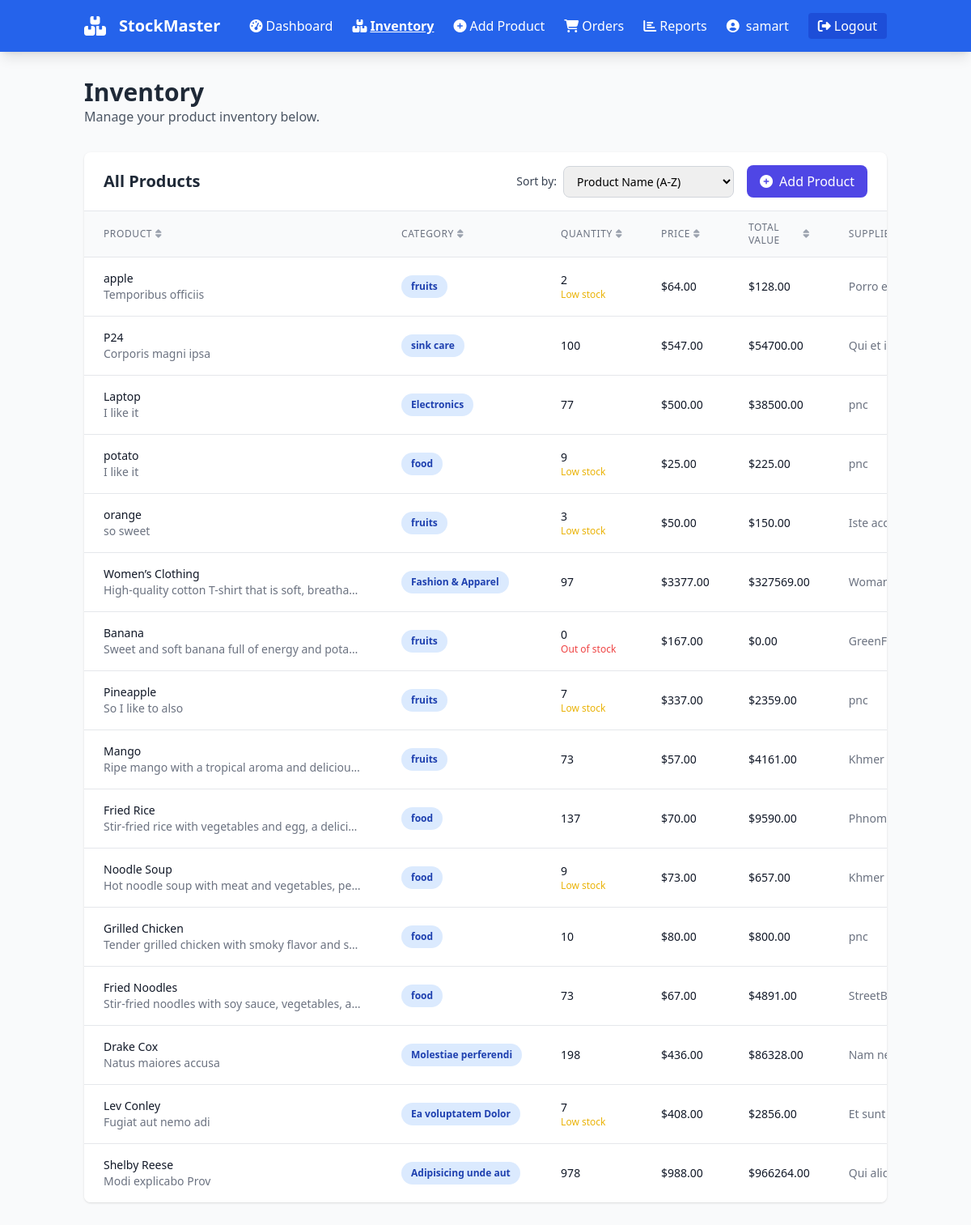
Before: /inventory (signed in) with the older database file.
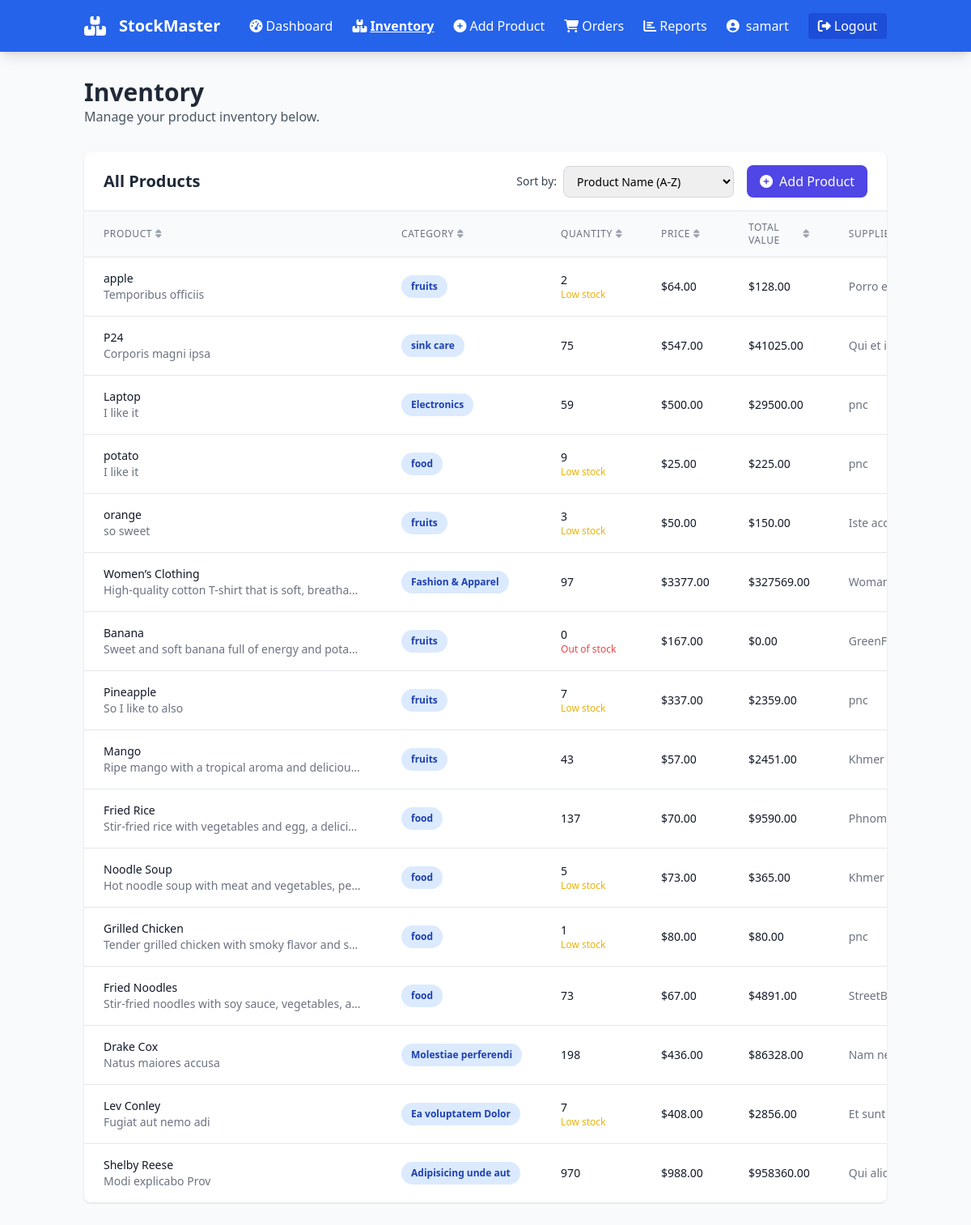
After: the same page with the newer database file.
### models.py (models this page shows, shortened)
class User(UserMixin, db.Model):
    id = db.Column(db.Integer, primary_key=True)
    username = db.Column(db.String(80), unique=True, nullable=False)
    email = db.Column(db.String(120), unique=True, nullable=False)
    password_hash = db.Column(db.String(128))
    created_at = db.Column(db.DateTime, default=datetime.utcnow)
    products = db.relationship('Product', backref='user', lazy=True)
    orders = db.relationship('Order', backref='user', lazy=True)

class Product(db.Model):
    id = db.Column(db.Integer, primary_key=True)
    name = db.Column(db.String(100), nullable=False)
    category = db.Column(db.String(50))
    quantity = db.Column(db.Integer, nullable=False)
    price = db.Column(db.Float, nullable=False)
    supplier = db.Column(db.String(100))
    description = db.Column(db.Text)
    created_at = db.Column(db.DateTime, default=datetime.utcnow)
    updated_at = db.Column(db.DateTime, default=datetime.utcnow, onupdate=datetime.utcnow)
    user_id = db.Column(db.Integer, db.ForeignKey('user.id'), nullable=False)

### app.py (the view)
@app.route('/inventory')
@login_required
def inventory():
    products = Product.query.filter_by(user_id=current_user.id).all()
    return render_template('inventory.html', products=products)

### app.py (called while the page is built)
@login_manager.user_loader
def load_user(user_id):
    return User.query.get(int(user_id))

### templates/inventory.html (shortened to what this page needs)
{% extends "base.html" %}
{% block content %}
<div class="mb-8">
    <h1 class="text-3xl font-bold text-gray-800">Inventory</h1>
    <p class="text-gray-600">Manage your product inventory below.</p>
</div>
<div class="bg-white rounded-lg shadow overflow-hidden">
    <div class="px-6 py-4 border-b border-gray-200 flex justify-between items-center">
        <h2 class="text-xl font-semibold text-gray-800">All Products</h2>
        <div class="flex items-center space-x-4">
            <div class="flex items-center">
                <label for="sort-select" class="text-sm font-medium text-gray-700 mr-2">Sort by:</label>
                <select id="sort-select" class="border border-gray-300 rounded-lg px-3 py-2 text-sm focus:outline-none focus:ring-2 focus:ring-indigo-500">
                    <option value="name-asc">Product Name (A-Z)</option>
                </select>
            </div>
            <a href="{{ url_for('add_product') }}"
               class="px-4 py-2 bg-indigo-600 text-white rounded-lg hover:bg-indigo-700 transition duration-300 flex items-center">
                <i class="fas fa-plus-circle mr-2"></i> Add Product
            </a>
        </div>
    </div>
    <div class="overflow-x-auto">
        <table class="min-w-full divide-y divide-gray-200">
            <thead class="bg-gray-50">
                <tr>
                    <th scope="col" class="px-6 py-3 text-left text-xs font-medium text-gray-500 uppercase tracking-wider cursor-pointer hover:bg-gray-100 sort-header" data-sort="name">
                        <div class="flex items-center">
                            <span>Product</span>
                            <i class="fas fa-sort ml-1 text-gray-400"></i>
                        </div>
                    </th>
                    <th scope="col" class="px-6 py-3 text-left text-xs font-medium text-gray-500 uppercase tracking-wider cursor-pointer hover:bg-gray-100 sort-header" data-sort="category">
                        <div class="flex items-center">
                            <span>Category</span>
                            <i class="fas fa-sort ml-1 text-gray-400"></i>
                        </div>
                    </th>
                    <th scope="col" class="px-6 py-3 text-left text-xs font-medium text-gray-500 uppercase tracking-wider cursor-pointer hover:bg-gray-100 sort-header" data-sort="quantity">
                        <div class="flex items-center">
                            <span>Quantity</span>
                            <i class="fas fa-sort ml-1 text-gray-400"></i>
                        </div>
                    </th>
                    <th scope="col" class="px-6 py-3 text-left text-xs font-medium text-gray-500 uppercase tracking-wider cursor-pointer hover:bg-gray-100 sort-header" data-sort="price">
                        <div class="flex items-center">
                            <span>Price</span>
                            <i class="fas fa-sort ml-1 text-gray-400"></i>
                        </div>
                    </th>
                    <th scope="col" class="px-6 py-3 text-left text-xs font-medium text-gray-500 uppercase tracking-wider cursor-pointer hover:bg-gray-100 sort-header" data-sort="value">
                        <div class="flex items-center">
                            <span>Total Value</span>
                            <i class="fas fa-sort ml-1 text-gray-400"></i>
                        </div>
                    </th>
                    <th scope="col" class="px-6 py-3 text-left text-xs font-medium text-gray-500 uppercase tracking-wider cursor-pointer hover:bg-gray-100 sort-header" data-sort="supplier">
                        <div class="flex items-center">
                            <span>Supplier</span>
                        </div>
                    </th>
                </tr>
            </thead>
            <tbody id="product-table-body" class="bg-white divide-y divide-gray-200">
                {% for product in products %}
                <tr class="hover:bg-gray-50 transition duration-300 product-row"
                    data-name="{{ product.name|lower }}"
                    data-category="{{ product.category|lower }}"
                    data-quantity="{{ product.quantity }}"
                    data-price="{{ product.price }}"
                    data-value="{{ product.quantity * product.price }}"
                    data-supplier="{{ product.supplier|lower if product.supplier else '' }}">
                    <td class="px-6 py-4 whitespace-nowrap">
                        <div class="text-sm font-medium text-gray-900">{{ product.name }}</div>
                        {% if product.description %}
                        <div class="text-sm text-gray-500 truncate max-w-xs">{{ product.description }}</div>
                        {% endif %}
                    </td>
                    <td class="px-6 py-4 whitespace-nowrap">
                        <span class="px-3 py-1 inline-flex text-xs leading-5 font-semibold rounded-full bg-blue-100 text-blue-800">
                            {{ product.category }}
                        </span>
                    </td>
                    <td class="px-6 py-4 whitespace-nowrap">
                        <div class="text-sm font-medium text-gray-900">{{ product.quantity }}</div>
                        {% if product.quantity == 0 %}
                        <div class="text-xs text-red-500 font-medium">Out of stock</div>
                        {% elif product.quantity < 10 %}
                        <div class="text-xs text-yellow-500 font-medium">Low stock</div>
                        {% endif %}
                    </td>
                    <td class="px-6 py-4 whitespace-nowrap text-sm font-medium text-gray-900">${{ "%.2f"|format(product.price) }}</td>
                    <td class="px-6 py-4 whitespace-nowrap text-sm font-medium text-gray-900">${{ "%.2f"|format(product.quantity * product.price) }}</td>
                    <td class="px-6 py-4 whitespace-nowrap text-sm text-gray-500">{{ product.supplier or 'N/A' }}</td>
                </tr>
                {% endfor %}
            </tbody>
        </table>
    </div>
</div>
{% endblock %}

### templates/base.html (shortened to what this page needs)
<!DOCTYPE html>
<html lang="en">
<head>
    <script src="https://cdn.tailwindcss.com"></script>
    <link rel="stylesheet" href="https://cdnjs.cloudflare.com/ajax/libs/font-awesome/6.4.0/css/all.min.css">
    <link href="{{ url_for('static', filename='style.css') }}" rel="stylesheet">
</head>
<body class="bg-gray-50">
    {% if current_user.is_authenticated %}
    <nav class="bg-blue-600 text-white shadow-lg">
        <div class="container mx-auto px-4">
            <div class="flex justify-between items-center py-4">
                <div class="flex items-center space-x-4">
                    <i class="fas fa-boxes text-2xl"></i>
                    <h1 class="text-xl font-bold">StockMaster</h1>
                </div>
                <div class="flex items-center space-x-6">
                    <a href="{{ url_for('dashboard') }}" class="hover:text-blue-200 transition duration-300 {% if request.endpoint == 'dashboard' %}font-bold underline{% endif %}">
                        <i class="fas fa-tachometer-alt mr-1"></i>Dashboard
                    </a>
                    <a href="{{ url_for('inventory') }}" class="hover:text-blue-200 transition duration-300 {% if request.endpoint == 'inventory' %}font-bold underline{% endif %}">
                        <i class="fas fa-boxes mr-1"></i>Inventory
                    </a>
                    <a href="{{ url_for('add_product') }}" class="hover:text-blue-200 transition duration-300 {% if request.endpoint == 'add_product' %}font-bold underline{% endif %}">
                        <i class="fas fa-plus-circle mr-1"></i>Add Product
                    </a>
                    <a href="{{ url_for('orders') }}" class="hover:text-blue-200 transition duration-300 {% if request.endpoint == 'orders' %}font-bold underline{% endif %}">
                        <i class="fas fa-shopping-cart mr-1"></i>Orders
                    </a>
                    <a href="{{ url_for('report') }}" class="hover:text-blue-200 transition duration-300 {% if request.endpoint == 'report' %}font-bold underline{% endif %}">
                        <i class="fas fa-chart-bar mr-1"></i>Reports
                    </a>
                    <div class="flex items-center space-x-2">
                        <i class="fas fa-user-circle"></i>
                        <span>{{ current_user.username }}</span>
                    </div>
                    <a href="{{ url_for('logout') }}" class="bg-blue-700 hover:bg-blue-800 px-3 py-1 rounded transition duration-300">
                        <i class="fas fa-sign-out-alt mr-1"></i>Logout
                    </a>
                </div>
            </div>
        </div>
    </nav>
    {% endif %}
    <main class="container mx-auto px-4 py-8">
        {% block content %}{% endblock %}
    </main>
</body>
</html>

### static/style.css (style rules this page uses)
* { transition: color 0.3s ease, background-color 0.3s ease, border-color 0.3s ease, box-shadow 0.3s ease, transform 0.2s ease; }

Changed rows visible on the page:
changed Product "Corporis magni ipsa": quantity "100" → "75"; product.quantity*product.price "54700.00" → "41025.00"
changed Product "Laptop": quantity "77" → "59"; product.quantity*product.price "38500.00" → "29500.00"
changed Product "Mango": quantity "73" → "43"; product.quantity*product.price "4161.00" → "2451.00"
changed Product "Noodle Soup": quantity "9" → "5"; product.quantity*product.price "657.00" → "365.00"
changed Product "Grilled Chicken": quantity "10" → "1"; product.quantity*product.price "800.00" → "80.00"; now shows "Low stock"
changed Product "Shelby Reese": quantity "978" → "970"; product.quantity*product.price "966264.00" → "958360.00"
